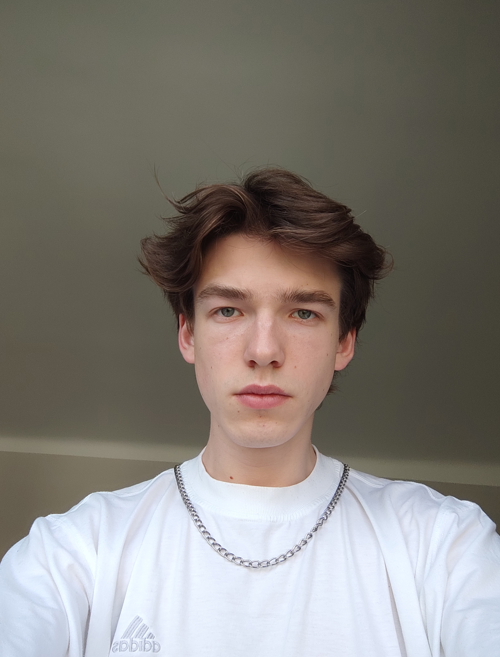
#> input picture images/image.png, 500 x 657 px, found by its file name
$ python image_gen.py
#> lines starting #> are read from the running program, lines starting #| are printed output that depends on the picture
import os
import random
from PIL import Image, ImageDraw

def cut_image(image_path, output_folder, n_pieces):
    # Ensure that n is between 2 and 8
#> called with n_pieces = 2
    if n_pieces < 2 or n_pieces > 8:
        raise ValueError("n_pieces should be between 2 and 8.")

    # Load the image
    image = Image.open(image_path)
#> image is the input picture: PIL image 500x657 RGBA; mean R, G, B, A 131.2, 126.9, 121.3, 255
    width, height = image.size
#> width = 500; height = 657

    # Calculate the number of points
    n_points = (n_pieces + 1) // 2

    # Store the cutting coordinates
    horizontal_cuts = [0, height]
#> horizontal_cuts = [0, 657]
    vertical_cuts = [0, width]
#> vertical_cuts = [0, 500]

    # Choose random points and create orthogonal lines
    for i in range(n_points):
        x = random.randint(1, width - 2)
        y = random.randint(1, height - 2)
        if i == 0 or n_pieces % 2 == 0:
            # Add horizontal line
            horizontal_cuts.append(y)
        if i == 0 or n_pieces > 2:
            # Add vertical line
            vertical_cuts.append(x)
#> after the loop, horizontal_cuts = [0, 657, 395]; vertical_cuts = [0, 500, 433]

    # Sort the coordinates for cutting
    horizontal_cuts.sort()
    vertical_cuts.sort()

    # Cut the image into pieces and save
    for i in range(1, len(horizontal_cuts)):
        for j in range(1, len(vertical_cuts)):
            left = vertical_cuts[j - 1]
            upper = horizontal_cuts[i - 1]
            right = vertical_cuts[j]
            lower = horizontal_cuts[i]
            cropped_image = image.crop((left, upper, right, lower))
            cropped_image.save(os.path.join(output_folder, f'piece_{i}_{j}.png'))
#> this loop made 2 passes
#> pass 1, in cut_image, `cropped_image.save(os.path.join(output_folder, f'piece_{i}_{j}.png'))`:
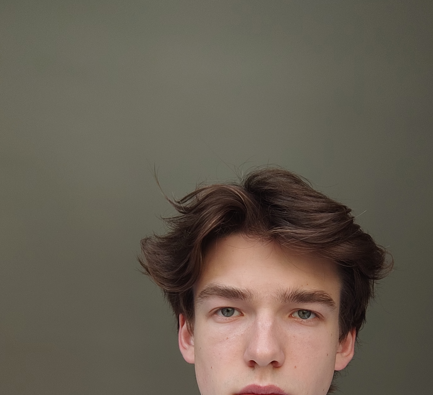
#> saved as piece_1_1.png: PIL image 433x395 RGBA; mean R, G, B, A 102.4, 93.7, 81.8, 255
#> pass 1, in cut_image, `cropped_image.save(os.path.join(output_folder, f'piece_{i}_{j}.png'))`:
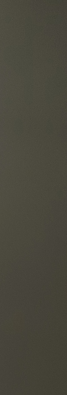
#> saved as piece_1_2.png: PIL image 67x395 RGBA; mean R, G, B, A 73.5, 71.4, 60.2, 255
#> pass 2, in cut_image, `cropped_image.save(os.path.join(output_folder, f'piece_{i}_{j}.png'))`:
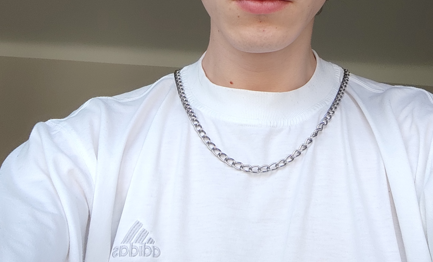
#> saved as piece_2_1.png: PIL image 433x262 RGBA; mean R, G, B, A 184.4, 184.8, 188.7, 255
#> pass 2, in cut_image, `cropped_image.save(os.path.join(output_folder, f'piece_{i}_{j}.png'))`:
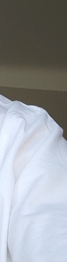
#> saved as piece_2_2.png: PIL image 67x262 RGBA; mean R, G, B, A 154.6, 158.7, 162.6, 255

# Example usage:
image_path = 'C:/Users/Lenovo/Desktop/Kursinis Darbas/Stock Cutting Problem using PSO algorithm/images/image.png'
output_folder = 'C:/Users/Lenovo/Desktop/Kursinis Darbas/Stock Cutting Problem using PSO algorithm/images/'
n_pieces = 2  # Can be any integer between 2 and 8

cut_image(image_path, output_folder, n_pieces)

$ run again, with images/01.png copied over images/image.png
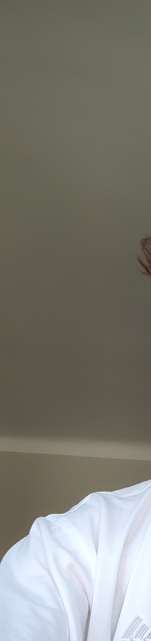
#> input picture images/01.png, 151 x 641 px, found by its file name
#> in cut_image, image is the input picture: PIL image 151x641 RGBA; mean R, G, B, A 126.5, 125.8, 118.2, 255
#> the loop in cut_image, `for i in range(1, len(horizontal_cuts)):` made 2 passes
#> pass 1, in cut_image, `cropped_image.save(os.path.join(output_folder, f'piece_{i}_{j}.png'))`:
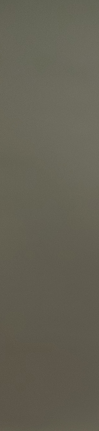
#> saved as piece_1_1.png: PIL image 99x431 RGBA; mean R, G, B, A 100.2, 97.2, 84.2, 255
#> pass 2, in cut_image, `cropped_image.save(os.path.join(output_folder, f'piece_{i}_{j}.png'))`:
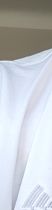
#> saved as piece_2_2.png: PIL image 52x210 RGBA; mean R, G, B, A 195.1, 199.7, 204.9, 255

$ run again, with images/02.png copied over images/image.png
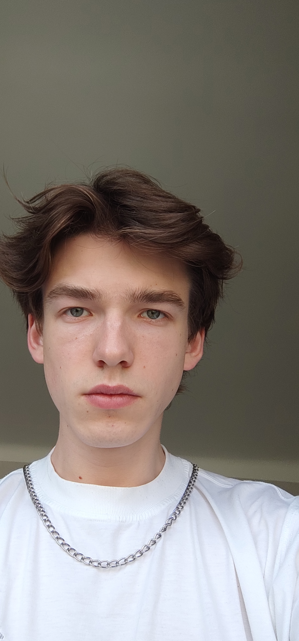
#> input picture images/02.png, 299 x 641 px, found by its file name
#> in cut_image, image is the input picture: PIL image 299x641 RGBA; mean R, G, B, A 135, 127.7, 122.3, 255
#> the loop in cut_image, `for i in range(1, len(horizontal_cuts)):` made 2 passes
#> pass 1, in cut_image, `cropped_image.save(os.path.join(output_folder, f'piece_{i}_{j}.png'))`:
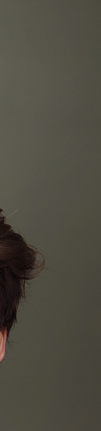
#> saved as piece_1_2.png: PIL image 101x431 RGBA; mean R, G, B, A 78.6, 75.7, 65, 255
#> pass 2, in cut_image, `cropped_image.save(os.path.join(output_folder, f'piece_{i}_{j}.png'))`:
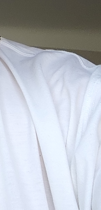
#> saved as piece_2_2.png: PIL image 101x210 RGBA; mean R, G, B, A 186.8, 191.7, 199.2, 255
